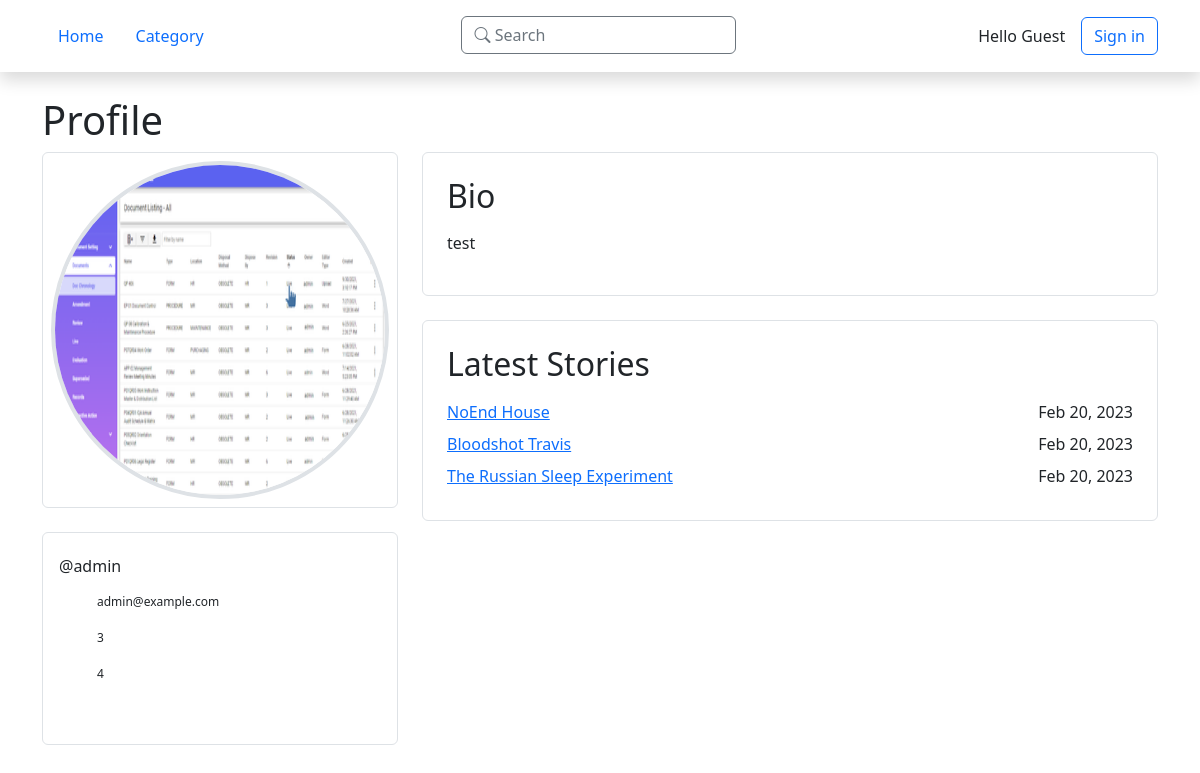
The page /oldstimes/profile/admin on the database as committed earlier.
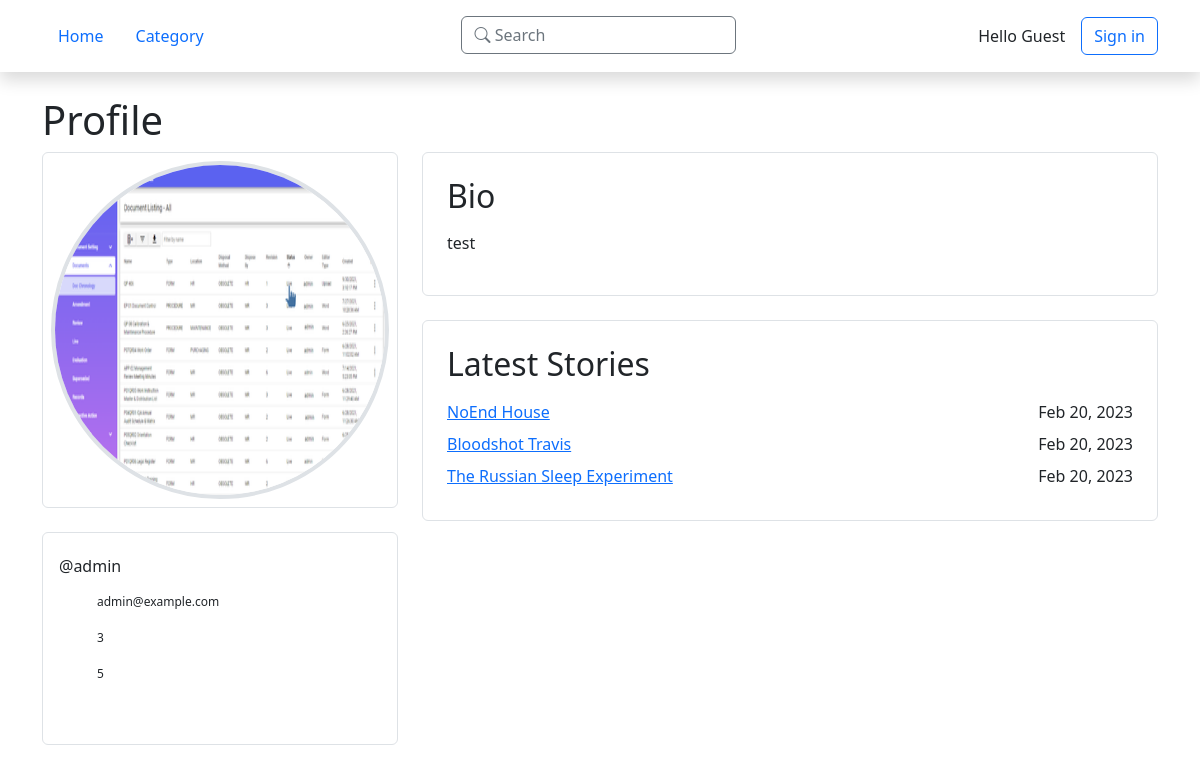
The same page on the database as committed later.
### old_straits_times/models.py (models this page shows, shortened)
class Author(AbstractUser):
    bio = RichTextField()
    country = models.CharField(max_length=60, default="", blank=True, null=True)
    avatar = ResizedImageField(size=[400,400],
                               default="avatars/none/default.png",
                               upload_to=path_and_rename,
                               null=True,
                               blank=True)
    social1 = models.CharField(max_length=120, default="", blank=True, null=True)
    social2 = models.CharField(max_length=120, default="", blank=True, null=True)
    social3 = models.CharField(max_length=120, default="", blank=True, null=True)
    social4 = models.CharField(max_length=120, default="", blank=True, null=True)
    def stories(self):
        return Story.objects.filter(author=self.pk).order_by('-date_published')
    def stories_count(self):
        return self.stories().count()
    def total_views(self):
        return sum([story.views_total for story in self.stories()])

class Story(models.Model):
    title = models.CharField(max_length=50)
    author = models.ForeignKey(Author, on_delete=models.CASCADE)
    genre = models.ManyToManyField(Genre)
    abstract = models.TextField(max_length=250, blank=True,
                                   validators=[MaxLengthValidator(250)])
    date_published = models.DateTimeField('date published', auto_now_add=True)
    date_last_updated = models.DateTimeField('date last updated')
    views_in_week = models.IntegerField(default=0)
    views_total = models.IntegerField(default=0)
    content = RichTextField()
    def get_genre(self):
        return ", ".join([s.name for s in self.genre.all()])
    get_genre.short_description = 'Genre'

### old_straits_times/views.py (the view)
# urls.py: path('profile/<slug:author_username>', views.profile, name='profile'),
def profile(request, author_username):
    template_name = 'old_straits_times/profile.html'
    authorData = get_object_or_404(Author, username=author_username)
    return render(request, template_name, {
        "author": authorData
    })

### old_straits_times/templates/old_straits_times/profile.html (shortened to what this page needs)
{% extends './base.html' %}
{% block content %}
    <div>
        <h1>Profile</h1>
        <div class="row">
            <div class="col-12 col-md-4 lg:col-3 mb-4 mb-md-0">
                <div class="mb-4 border rounded ratio ratio-1x1">
                    <div class="p-2">
                        <img class="object-fit-fill w-100 h-100 rounded-circle border border-4 border-body" src="{{ author.avatar.url }}" />
                    </div>
                </div>
                <div class="border rounded p-3">
                    <h6>@{{ author.username }}</h6>
                    <div class="author-profile-table py-2">
                        <div>
                            <span class="fs-7">{{ author.email }}</span>
                        </div>
                        <div>
                            <span class="fs-7">{{ author.stories_count }}</span>
                        </div>
                        <div>
                            <span class="fs-7">{{ author.total_views }}</span>
                        </div>
                        <div>
                        </div>
                    </div>
                </div>
            </div>
            <div class="col">
                <div class="border rounded p-4 mb-4">
                    <h2 class="pb-2">Bio</h2>
                    <div>
                        {% if author.bio %}
                            {{ author.bio|safe }}
                        {% else %}
                            This user hasn't written anything...
                        {% endif %}
                    </div>
                </div>
                <div class="border rounded p-4">
                    <h2 class="pb-2">Latest Stories</h2>
                    {% for story in author.stories|slice:":5" %}
                        <div class="d-flex justify-content-between mb-2">
                            <a href="{% url 'oldstimes:story' story.pk %}">
                                <span>{{ story.title }}</span>
                            </a>
                            <span>{{ story.date_published|date:"M d, Y" }}</span>
                        </div>
                    {% endfor %}
                </div>
            </div>
        </div>
    </div>
{% endblock content %}

Rows that differ between the two databases and show on the page:
changed through a linked row, Author "admin": total_views "4" → "5"
